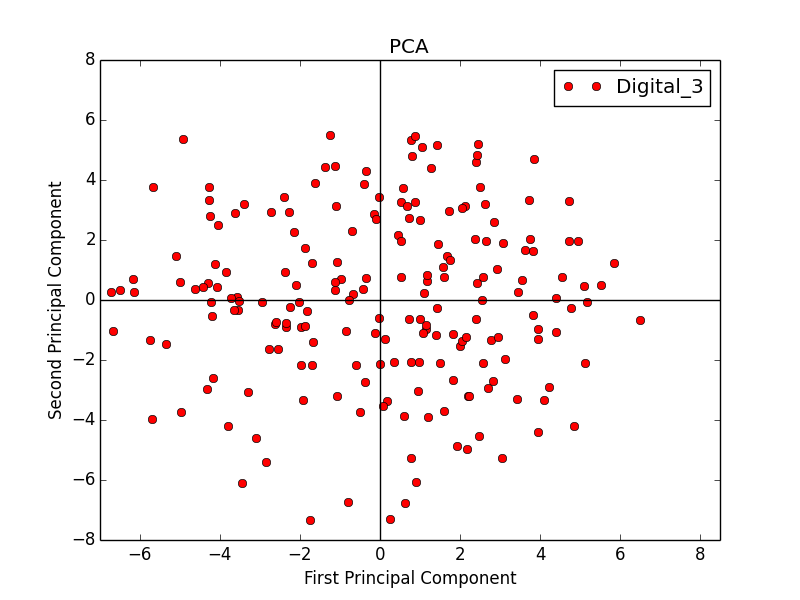

This chart was generated by the following Python code:
# -*- coding: utf-8 -*-
# perform PCA over all digit '3' with 2 components in python
import numpy as np
import matplotlib.pyplot as plt 

#PCA
def pca():
    Mat = []
    file_object = open("optdigits-orig.tra")
    Xi = [] 
    while 1:
        lines = file_object.readlines(63850)   
        if not lines:
            break
        for line in lines:
            line=line.strip('\n')
            if len(line) < 5 :
                number = int(line)
                if  number == 3:
                    Mat.append(Xi)  
                Xi = []
            else:
                for str in line:
                    Xi.append(int(str))
    Matrix = np.matrix(Mat).T
    MatrixCenter = Matrix - Matrix.mean(1)
    U, s, V = np.linalg.svd(MatrixCenter, full_matrices=True) 
    Matrix_from_U = np.matrix(np.array([(U[:,0]), (U[:,1])])).T
    Matrix_lenda = Matrix_from_U.getI()* MatrixCenter
    Matrix_1 = Matrix_lenda.T.tolist()
    X = [ele[0] for ele in Matrix_1] 
    Y = [ele[1] for ele in Matrix_1] 
    return X,Y
 
  
def show():
    X,Y = pca()
    X1 = [-9,9]
    Y1 = [0,0]
    X2 = [0,0]
    Y2 = [-9,9]
    plt.plot(X,Y,'ro',label = 'Digital_3')
    plt.plot(X1,Y1,'k-')
    plt.plot(X2,Y2,'k-')
    plt.xlabel("First Principal Component")
    plt.ylabel("Second Principal Component")
    plt.title("PCA")
    plt.xlim(-7,8.5)
    plt.ylim(-8,8)
    plt.legend()
    plt.savefig('PCA_digital_3.png')
    plt.show()

show()